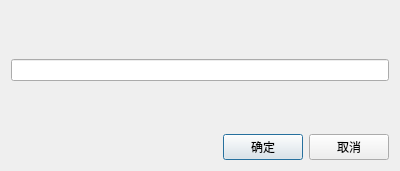
<?xml version="1.0" encoding="UTF-8"?>
<ui version="4.0">
 <class>newDialog</class>
 <widget class="QDialog" name="newDialog">
  <property name="geometry">
   <rect>
    <x>0</x>
    <y>0</y>
    <width>400</width>
    <height>171</height>
   </rect>
  </property>
  <property name="windowTitle">
   <string>Dialog</string>
  </property>
  <layout class="QVBoxLayout" name="verticalLayout">
   <item>
    <spacer name="verticalSpacer">
     <property name="orientation">
      <enum>Qt::Vertical</enum>
     </property>
     <property name="sizeHint" stdset="0">
      <size>
       <width>20</width>
       <height>25</height>
      </size>
     </property>
    </spacer>
   </item>
   <item>
    <widget class="QLineEdit" name="lineEdit"/>
   </item>
   <item>
    <spacer name="verticalSpacer_2">
     <property name="orientation">
      <enum>Qt::Vertical</enum>
     </property>
     <property name="sizeHint" stdset="0">
      <size>
       <width>20</width>
       <height>26</height>
      </size>
     </property>
    </spacer>
   </item>
   <item>
    <layout class="QHBoxLayout" name="horizontalLayout">
     <item>
      <spacer name="horizontalSpacer">
       <property name="orientation">
        <enum>Qt::Horizontal</enum>
       </property>
       <property name="sizeHint" stdset="0">
        <size>
         <width>40</width>
         <height>20</height>
        </size>
       </property>
      </spacer>
     </item>
     <item>
      <widget class="QPushButton" name="sureBtn">
       <property name="text">
        <string>确定</string>
       </property>
      </widget>
     </item>
     <item>
      <widget class="QPushButton" name="cancleBtn">
       <property name="text">
        <string>取消</string>
       </property>
      </widget>
     </item>
    </layout>
   </item>
  </layout>
 </widget>
 <resources/>
 <connections/>
</ui>
